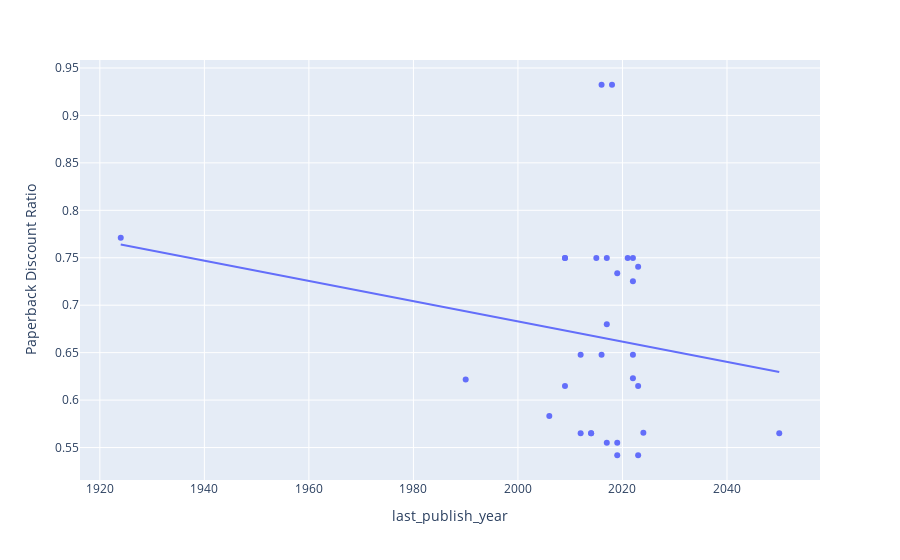

The cell this chart's notebook holds for it:
### Code cell
fig = px.scatter(book_data_valid, x="last_publish_year", y="Paperback Discount Ratio", trendline="ols")
fig.show()

### Figure 1 — Plotly figure (JSON) as saved in the notebook; plotly's stock layout.template omitted (floating-point values rounded to 4 significant figures)
{"data": [{"hovertemplate": "last_publish_year=%{x}<br>Paperback Discount Ratio=%{y}<extra></extra>", "legendgroup": "", "marker": {"color": "#636efa", "symbol": "circle"}, "mode": "markers", "name": "", "orientation": "v", "showlegend": false, "type": "scatter", "x": [2024, 2023, 2023, 2022, 2022, 2021, 2019, 2022, 2022, 2018, 2018, 2019, 2018, 2018, 2019, 2017, 2017, 2019, 2017, 2014, 2016, 2013, 2013, 2022, 2017, 2014, 2013, 2011, 2011, 2009, 2009, 2009, 2008, 2013, 2021, 2015, 2009, 2006, 2022, 2019, 2022, 2012, 1999, 2002, 2002, 2002, 2002, 2023, 1995, 1994, 2006, 2009, 2022, 1990, 1990, 2012, 2007, 2007, 2007, 2007, 1981, 2016, 1992, 2003, 2022, 2005, 2023, 2021, 2050, 1924, 2021], "xaxis": "x", "y": [0.5655, 0.5419, null, null, 0.6479, null, 0.555, null, 0.7252, 0.9323, null, null, null, null, null, 0.7499, 0.555, 0.7337, 0.6798, 0.565, 0.9323, null, null, null, null, 0.565, null, null, null, 0.7499, null, 0.7499, null, null, null, 0.7497, null, null, null, 0.5419, 0.7497, 0.6479, null, null, null, null, null, 0.6148, null, null, 0.5833, 0.6148, 0.623, 0.6218, null, 0.565, null, null, null, null, null, 0.6479, null, null, null, null, 0.7406, 0.7499, 0.565, 0.771, null], "yaxis": "y"}, {"hovertemplate": "<b>OLS trendline</b><br>Paperback Discount Ratio = -0.00106656 * last_publish_year + 2.81602<br>R<sup>2</sup>=0.037327<br><br>last_publish_year=%{x}<br>Paperback Discount Ratio=%{y} <b>(trend)</b><extra></extra>", "legendgroup": "", "marker": {"color": "#636efa", "symbol": "circle"}, "mode": "lines", "name": "", "showlegend": false, "type": "scatter", "x": [1924, 1990, 2006, 2009, 2009, 2009, 2012, 2012, 2014, 2014, 2015, 2016, 2016, 2017, 2017, 2017, 2018, 2019, 2019, 2019, 2021, 2022, 2022, 2022, 2022, 2023, 2023, 2023, 2024, 2050], "xaxis": "x", "y": [0.764, 0.6936, 0.6765, 0.6733, 0.6733, 0.6733, 0.6701, 0.6701, 0.668, 0.668, 0.6669, 0.6658, 0.6658, 0.6648, 0.6648, 0.6648, 0.6637, 0.6626, 0.6626, 0.6626, 0.6605, 0.6594, 0.6594, 0.6594, 0.6594, 0.6584, 0.6584, 0.6584, 0.6573, 0.6296], "yaxis": "y"}], "layout": {"legend": {"tracegroupgap": 0}, "margin": {"t": 60}, "xaxis": {"anchor": "y", "domain": [0, 1], "title": {"text": "last_publish_year"}}, "yaxis": {"anchor": "x", "domain": [0, 1], "title": {"text": "Paperback Discount Ratio"}}}}
